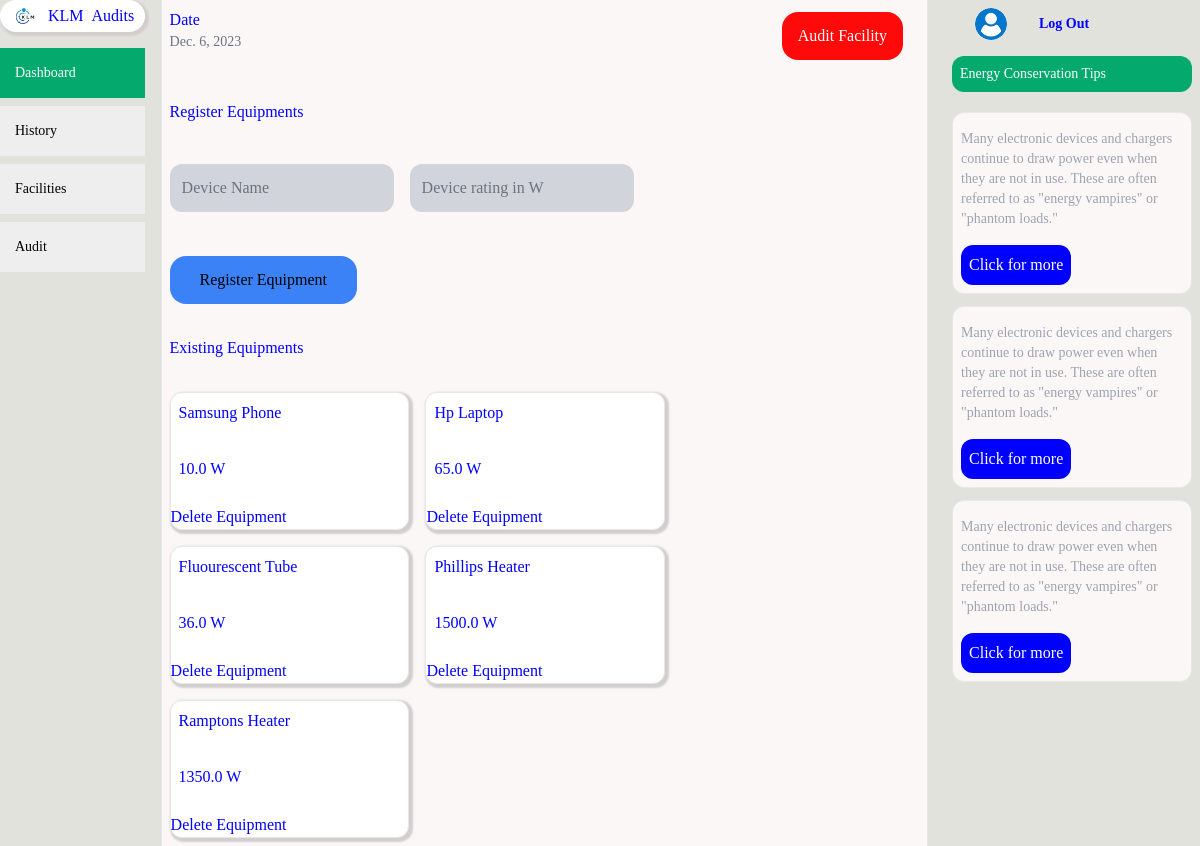
Screenshot of /audits/add/equipment/19/ (signed in) with the database file from the repository.
### accounts/models.py (models this page shows, shortened)
class UserAccount(AbstractBaseUser, PermissionsMixin):
    email = models.EmailField(unique=True)
    name = models.CharField(default='N/A', max_length=50)
    is_staff = models.BooleanField(default=False)
    is_active = models.BooleanField(default=True)
    date_joined = models.DateTimeField(default=timezone.now)
    objects = UsersManager()
    USERNAME_FIELD ='email'
    REQUIRED_FIELDS = []
    groups = models.ManyToManyField(
        'auth.Group',
        related_name='user_accounts',
        related_query_name='user_account'
    )
    user_permissions = models.ManyToManyField(
        'auth.Permission',
        related_name='user_accounts',
        related_query_name='user_account'
    )

### auditApp/models.py (models this page shows)
class EnergyDevice(models.Model):
    facility=models.ForeignKey(Facility, on_delete=models.CASCADE,default=5)
    user = models.ForeignKey(UserAccount, on_delete=models.CASCADE,default=1)
    name = models.CharField(max_length=100)
    rating = models.FloatField()

### auditApp/views.py (the view, shortened to what this page needs)
# urls.py: path('add/equipment/<id>/',views.addEquipment,name='addEquipment'),
def addEquipment(request,id):
    message=""
    today=date.today()
    devices=EnergyDevice.objects.filter(facility=id,user=request.user)
    print(devices)
    context={
        'date':today,
        'devices':devices,
        'message':message,
        "id":id
    }
    return render(request,'auditApp/addequipment.html',context)

### templates/auditApp/addequipment.html (shortened to what this page needs)
{% extends "base.html" %}
{% load static %}
{% block content %}
<div class='bg-[#191a22] text-blue'>
    <div class='flex flex-col md:flex-row gap-4'>
        {% include "../components/sidebar.html" %}
          <div class='md:w-[90%] '>
            <div class='flex flex-col md:flex-row  gap-4 text-blue'>
                <div class='p-2 flex flex-col gap-8 md:w-[75%]  border-r border-l  border-gray-600' >
                  <div class='flex flex-row justify-between '>
                      <div>
                          <p>Date </p>
                          <p class='text-sm text-gray-500'>{{date}}</p>
                      </div>
                      <div class='flex flex-row gap-4 items-center'>
                        <div class='flex flex-row gap-2'>
                          <a href="{% url "audits:doaudit" %}"
                       class='mt-1 py-3 px-4 bg-red-300  text-white rounded-2xl '>
                          Audit Facility
                      </a>
                        </div>
                      </div>
                  </div>
                  <div class='flex mt-2 flex-col gap-4'>
                    <div class='flex flex-col gap-8'>
                        <p>Register Equipments</p>
                        <form action="{% url 'audits:addEquipment' id %}" method='POST' class='flex flex-col gap-8'>
                            <div class='flex md:flex-row gap-4 flex-col '>
                                <input name='device'
                                    required placeholder='Device Name'
                                    type='text'
                                    class='my-2 p-3 p rounded-xl bg-gray-300 border-0'
                                />
                                <input name='rating'
                                    required placeholder='Device rating in W'
                                    type='text'
                                    class='my-2 p-3 p rounded-xl bg-gray-300 border-0'
                                />
                            </div>
                            <button type='submit'
                                class='mt-1 md:w-[25%] p-3 bg-blue-500  text-black rounded-2xl'>
                                Register Equipment
                            </button>
                        </form>
                    <p>Existing Equipments</p>
                    {% if devices %}
                        <div class='flex flex-wrap gap-4'>
                            {% for device in devices %}
                                <div class='flex rounded-xl  border border-gray-600 flex-col md:w-[32%] gap-4 shadow_style '>
                                    <p class=' p-2 '> {{device.name}}</p>
                                    <p class=' p-2 '> {{device.rating}} W</p>
                                    <a href='{% url 'audits:deleteequipment' device.id %}'>Delete Equipment</a>
                                </div>
                            {% endfor %}
                        </div>
                    {% else %}
                    <p>No Equipments yet</p>
                    {% endif %}
                    </div>
                  </div>
                </div>
                <div class='p-2 md:h-screen md:w-[25%]' >
                    {% include "../components/rightbar.html" %}
                </div>
            </div>
          </div>
    </div>
  </div>
{% endblock %}

### rows the page displays
UserAccount: last_login "Dec. 6, 2023"
EnergyDevice: name "Samsung Phone", rating "10.0"
EnergyDevice: name "Hp Laptop", rating "65.0"
EnergyDevice: name "Fluourescent Tube", rating "36.0"
EnergyDevice: name "Phillips Heater", rating "1500.0"
EnergyDevice: name "Ramptons Heater", rating "1350.0"
